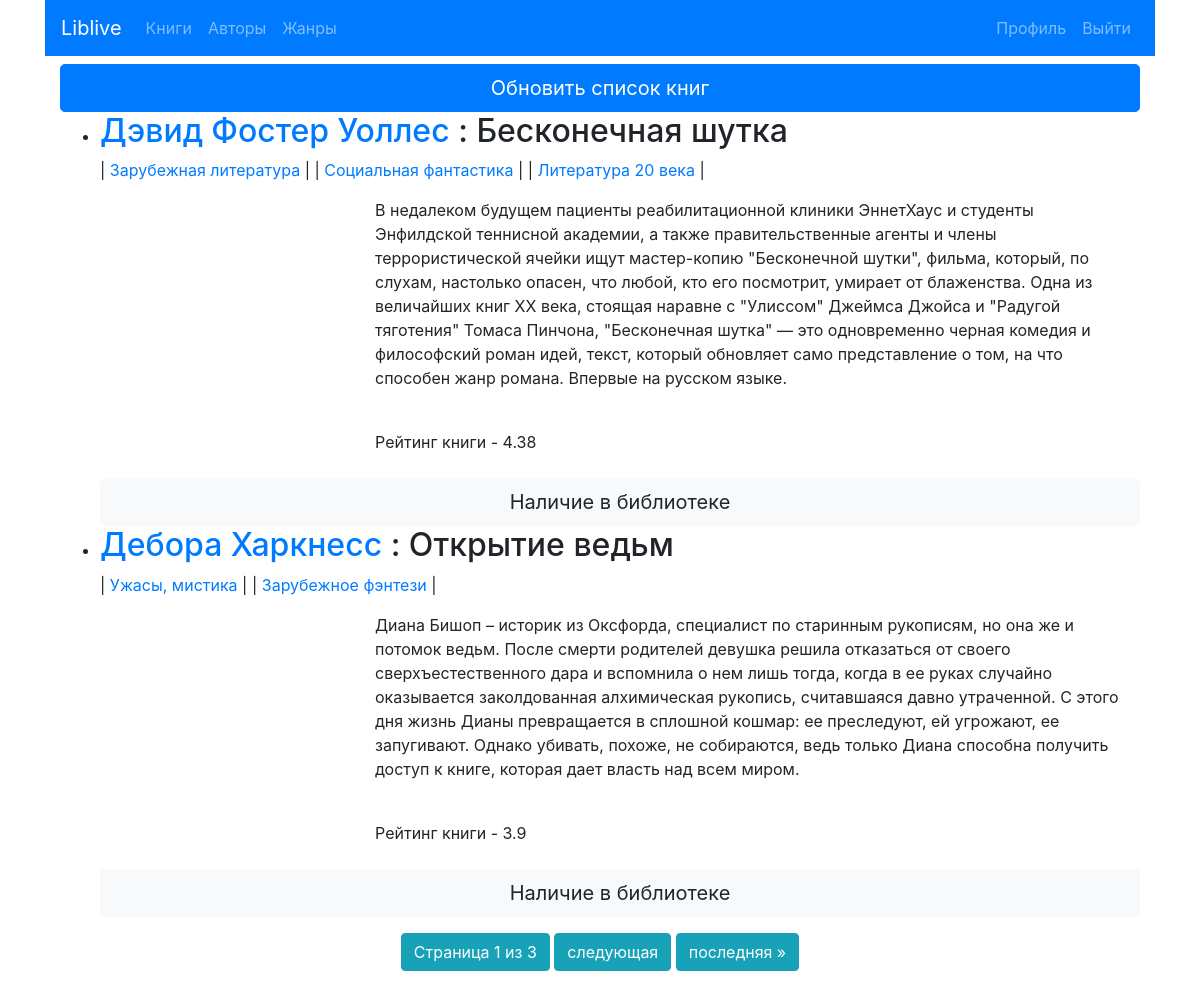
Screenshot of / (signed in) with the database file from the repository.
### liv/models.py (models this page shows, shortened)
class BookFromLivelib(models.Model):
    title = models.CharField(max_length=200)
    author = models.ForeignKey(Author, on_delete=models.CASCADE)
    tags = models.ManyToManyField(Genre)
    cover = models.CharField(max_length=200)
    rating = models.FloatField()
    description = models.TextField()
    key = models.IntegerField()
    user = models.ForeignKey(User, on_delete=models.CASCADE)

class Author(models.Model):
    name = models.CharField(max_length=200)
    def __str__(self):
        return self.name

class Genre(models.Model):
    name = models.CharField(max_length=200)
    def __str__(self):
        return self.name

### liv/views.py (the view)
# urls.py: path('', views.IndexView, name='index'),
def IndexView(request):
    username=request.user
    if username.is_anonymous:
        return render(request, 'liv/index.html')
    else:
        lob = username.bookfromlivelib_set.all()
        paginator = Paginator(lob, 2)
        page = request.GET.get('page')
        list_of_books = paginator.get_page(page)
        return render(request, 'liv/index.html', {'list_of_books': list_of_books})

### liv/templates/liv/index.html (shortened to what this page needs)
{% extends 'liv/base.html' %}
{% block content %}
<div class="container mb-5">
  <a href="#" class="btn btn-primary btn-lg btn-block mt-2">Обновить список книг</a>
  <ul>
      {% for book in list_of_books %}
        {% if book.user == user %}
          <li><h2><a href="{% url 'liv:author-detail' book.author.pk %}">{{ book.author }}</a> : {{ book.title }}</h2></li>
          {% for tag in book.tags.all %}
            | <a href="{% url 'liv:genre-detail' tag.id %}">{{ tag }}</a> |
          {% endfor %}
          <br>
          <div class="container-fluid mt-3">
            <div class="row">
              <div class="col-sm-3 pull-right">
              </div>
              <div class="col-sm-9">
                <p>{{ book.description }}</p>
                <br>
                <p>Рейтинг книги - {{ book.rating }}</p>
              </div>
            </div>
          </div>
          <button class="btn btn-light btn-lg btn-block mt-2" data-toggle="collapse" data-target=#{{ book.title }}>
            Наличие в библиотеке
          </button>
        {% endif %}
      {% endfor %}
  </ul>
  {% if not user.is_anonymous %}
  <div class="text-center">
          <span class="btn btn-info mb-4">
              Страница {{ list_of_books.number }} из {{ list_of_books.paginator.num_pages }}
          </span>
          {% if list_of_books.has_next %}
              <a class="btn btn-info mb-4" href="?page={{ list_of_books.next_page_number }}">следующая</a>
              <a class="btn btn-info mb-4" href="?page={{ list_of_books.paginator.num_pages }}">последняя &raquo;</a>
          {% endif %}
  </div>
  {% endif %}
</div>
{% endblock %}

### rows the page displays
BookFromLivelib: author "Дэвид Фостер Уоллес", title "Бесконечная шутка", description "В недалеком будущем пациенты реабилитационной клиники ЭннетХаус и студенты Энфилдской теннисной академии, а также правительственные агенты и члены террористической ячейки ищут мастер-копию \"Бесконечной шутки\", фильма, который, по слухам, настолько опасен, что любой, кто его посмотрит, умирает от блаженства. Одна из величайших книг XX века, стоящая наравне с \"Улиссом\" Джеймса Джойса и \"Радугой тяготения\" Томаса Пинчона, \"Бесконечная шутка\" — это одновременно черная комедия и философский роман идей, текст, который обновляет само представление о том, на что способен жанр романа. Впервые на русском языке.", rating "4.38"
Genre: name "Зарубежная литература"
Genre: name "Социальная фантастика"
Genre: name "Литература 20 века"
BookFromLivelib: author "Дебора Харкнесс", title "Открытие ведьм", description "Диана Бишоп – историк из Оксфорда, специалист по старинным рукописям, но она же и потомок ведьм. После смерти родителей девушка решила отказаться от своего сверхъестественного дара и вспомнила о нем лишь тогда, когда в ее руках случайно оказывается заколдованная алхимическая рукопись, считавшаяся давно утраченной. С этого дня жизнь Дианы превращается в сплошной кошмар: ее преследуют, ей угрожают, ее запугивают. Однако убивать, похоже, не собираются, ведь только Диана способна получить доступ к книге, которая дает власть над всем миром.", rating "3.9"
Genre: name "Ужасы, мистика"
Genre: name "Зарубежное фэнтези"

### other values shown
{{ list_of_books.number }} "1"
{{ list_of_books.paginator.num_pages }} "3"
